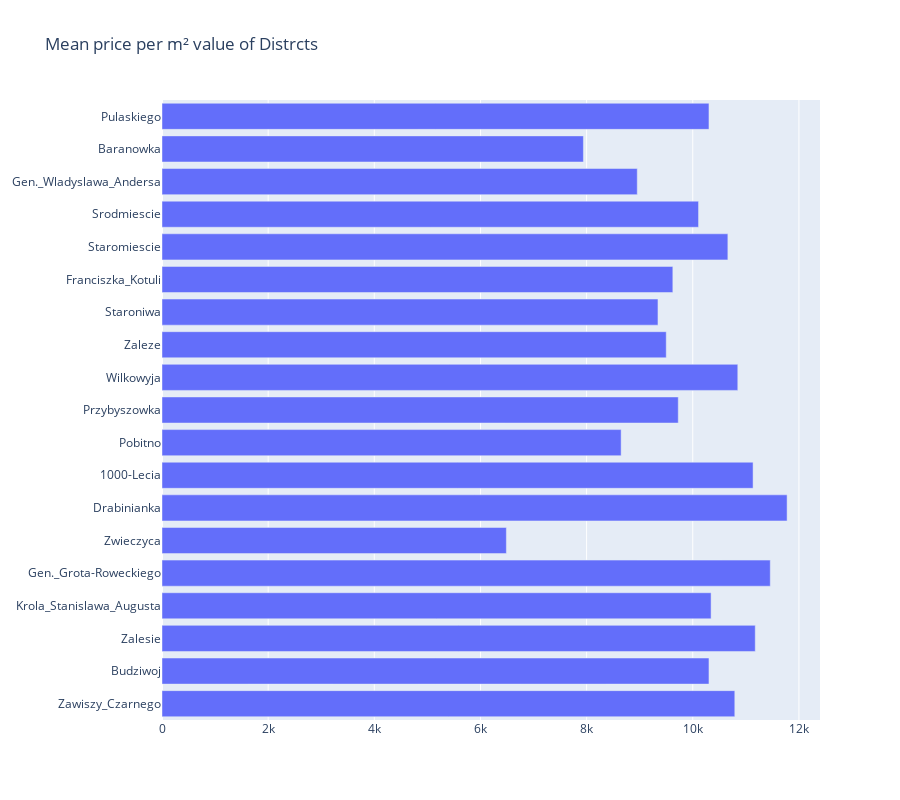

Source (notebook cell):
### Code cell
fig_m2 = go.Figure(
    data=[go.Bar(x=result["price_per_m2_mean"], y=result["name"], orientation='h')],
    layout_title_text="Mean price per m² value of Distrcts"
)
fig_m2.update_layout(height=800)

### Figure 1 — Plotly figure (JSON) as saved in the notebook; plotly's stock layout.template omitted (floating-point values rounded to 4 significant figures)
{"data": [{"orientation": "h", "type": "bar", "x": [10790.0, 10305, 11177, 10345, 11460.0, 6488, 11780.0, 11136, 8650, 9726.0, 10850.0, 9500, 9344.0, 9624.0, 10660.0, 10110.0, 8954, 7939.0, 10305], "y": ["Zawiszy_Czarnego", "Budziwoj", "Zalesie", "Krola_Stanislawa_Augusta", "Gen._Grota-Roweckiego", "Zwieczyca", "Drabinianka", "1000-Lecia", "Pobitno", "Przybyszowka", "Wilkowyja", "Zaleze", "Staroniwa", "Franciszka_Kotuli", "Staromiescie", "Srodmiescie", "Gen._Wladyslawa_Andersa", "Baranowka", "Pulaskiego", "Zawiszy_Czarnego", "Budziwoj", "Zalesie", "Krola_Stanislawa_Augusta", "Gen._Grota-Roweckiego", "Zwieczyca", "Drabinianka", "1000-Lecia", "Pobitno", "Przybyszowka", "Wilkowyja", "Zaleze", "Staroniwa", "Franciszka_Kotuli", "Staromiescie", "Srodmiescie", "Gen._Wladyslawa_Andersa", "Baranowka", "Pulaskiego"]}], "layout": {"height": 800, "title": {"text": "Mean price per m² value of Distrcts"}}}
